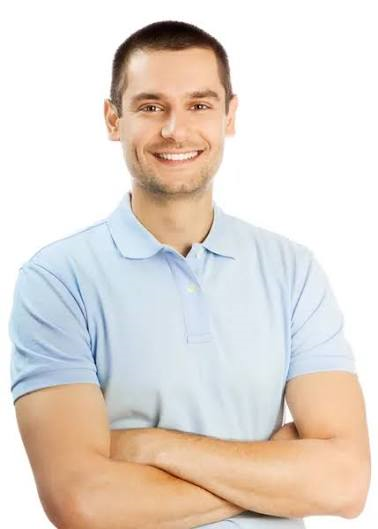
#> input picture Day18/OpenCV Program Scripts/input/Person.png, 378 x 529 px
$ python OpenCV_Program.py
#> lines starting #> are read from the running program, lines starting #| are printed output that depends on the picture
import cv2
import numpy as np
import os
from datetime import datetime

# Create output folder
os.makedirs("output", exist_ok=True)

# Read image
image = cv2.imread(r"input/Person.png")
#> image is the input picture: shape (529, 378, 3); mean B, G, R 210.5, 218.2, 227.6

# Image properties
height, width, channels = image.shape
#> height = 529; width = 378; channels = 3
file_size = os.path.getsize(r"input/Person.png")

print("Height:", height)
#| Height: 529
print("Width:", width)
#| Width: 378
print("Channels:", channels)
#| Channels: 3
print("File Size:", file_size, "bytes")

# Grayscale
gray = cv2.cvtColor(image, cv2.COLOR_BGR2GRAY)
cv2.imwrite("output/grayscale.jpg", gray)

# Resize
resize = cv2.resize(image, (500, 500))
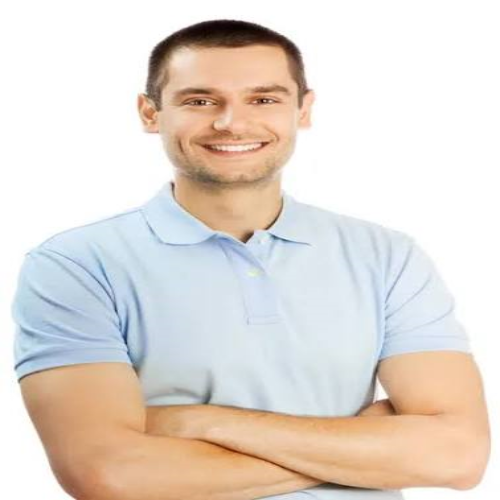
#> resize: shape (500, 500, 3); mean B, G, R 210.5, 218.2, 227.5
cv2.imwrite("output/resized.jpg", resize)

# Crop
crop = image[100:400, 100:400]
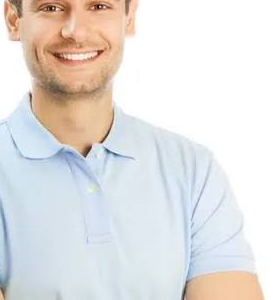
#> crop: shape (300, 278, 3); mean B, G, R 223.2, 225.1, 227.7
cv2.imwrite("output/cropped.jpg", crop)

# Rotate
rotate90 = cv2.rotate(image, cv2.ROTATE_90_CLOCKWISE)
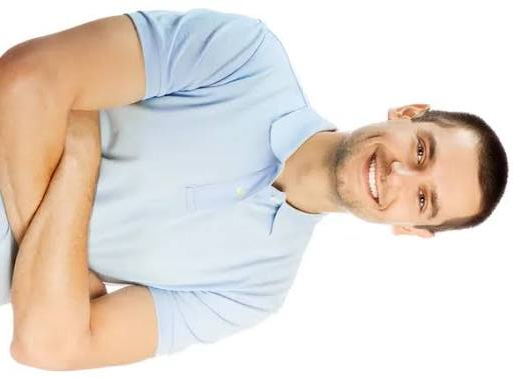
#> rotate90: shape (378, 529, 3); mean B, G, R 210.5, 218.2, 227.6
rotate180 = cv2.rotate(image, cv2.ROTATE_180)
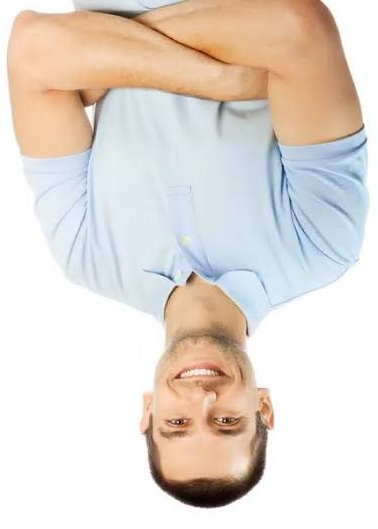
#> rotate180: shape (529, 378, 3); mean B, G, R 210.5, 218.2, 227.6
rotate270 = cv2.rotate(image, cv2.ROTATE_90_COUNTERCLOCKWISE)
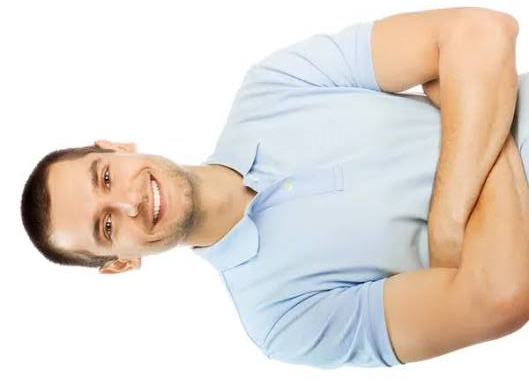
#> rotate270: shape (378, 529, 3); mean B, G, R 210.5, 218.2, 227.6

cv2.imwrite("output/rotate90.jpg", rotate90)
cv2.imwrite("output/rotate180.jpg", rotate180)
cv2.imwrite("output/rotate270.jpg", rotate270)

# Flip
horizontal = cv2.flip(image, 1)
vertical = cv2.flip(image, 0)
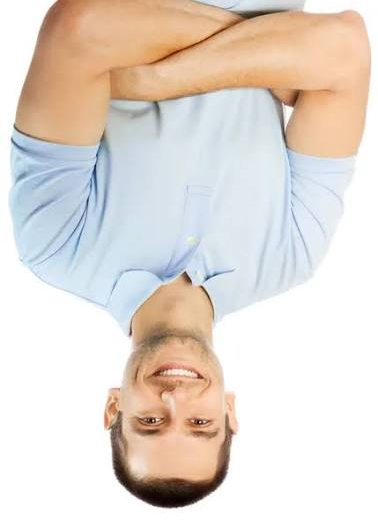
#> vertical: shape (529, 378, 3); mean B, G, R 210.5, 218.2, 227.6

cv2.imwrite("output/horizontal.jpg", horizontal)
cv2.imwrite("output/vertical.jpg", vertical)

# Draw shapes
draw = image.copy()

cv2.rectangle(draw, (50, 50), (200, 200), (0, 255, 0), 2)
cv2.circle(draw, (350, 150), 50, (255, 0, 0), 2)
cv2.line(draw, (0, 0), (300, 300), (0, 0, 255), 2)

points = np.array([[250,300], [350,250], [450,300], [400,400], [300,400]], np.int32)
cv2.polylines(draw, [points], True, (255,255,0), 2)

# Add text
today = datetime.now().strftime("%d-%m-%Y")

cv2.putText(draw, "Ali Sabir", (20, 30),
            cv2.FONT_HERSHEY_SIMPLEX, 1, (255,255,255), 2)
#> draw: shape (529, 378, 3); mean B, G, R 207.5, 216.4, 224.1

cv2.putText(draw, today, (20, 70),
            cv2.FONT_HERSHEY_SIMPLEX, 1, (255,255,255), 2)
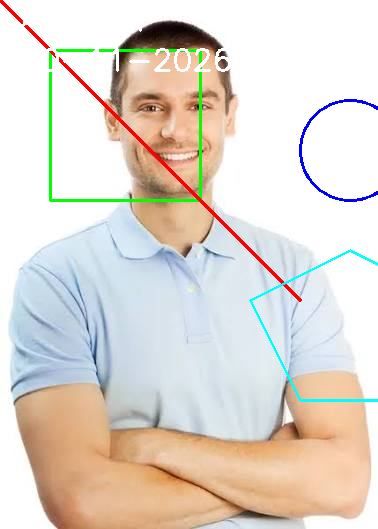
#> draw: shape (529, 378, 3); mean B, G, R 208.2, 216.8, 224.5

cv2.imwrite("output/final.jpg", draw)

print("All images saved in output folder.")
